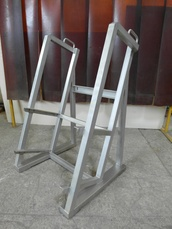
#> input picture images/realisations/Chaudronnerie & Tuyauterie/realisation_p6_37.jpeg, 172 x 229 px, shrunk from 709 x 945 before the run, found by its file name
$ python rotate_again.py
#> lines starting #> are read from the running program, lines starting #| are printed output that depends on the picture
from PIL import Image
import os

img_p6_37 = r"C:\Users\User\Documents\ERRM\Site web\images\realisations\Chaudronnerie & Tuyauterie\realisation_p6_37.jpeg"
img_sam = r"C:\Users\User\Documents\ERRM\Site web\images\realisations\Métallerie & Serrurerie\SAM_7023.webp"

if os.path.exists(img_p6_37):
    try:
        with Image.open(img_p6_37) as img:
            # We already rotated this one twice (180 total). Let's rotate 90 degrees more.
            # This puts it at 270 deg (or 90 deg counter-clockwise from the original).
#> img is the input picture: PIL image 172x229 RGB; mean R, G, B 119.4, 113.6, 110.8
            img.rotate(90, expand=True).save(img_p6_37)
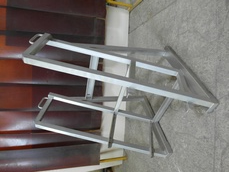
#> saved as realisation_p6_37.jpeg: PIL image 229x172 RGB; mean R, G, B 119.4, 113.6, 110.8
    except Exception as e:
        print(f"Error {img_p6_37}: {e}")

if os.path.exists(img_sam):
    try:
        with Image.open(img_sam) as img:
            # First time rotating this one, let's try 90 deg clockwise.
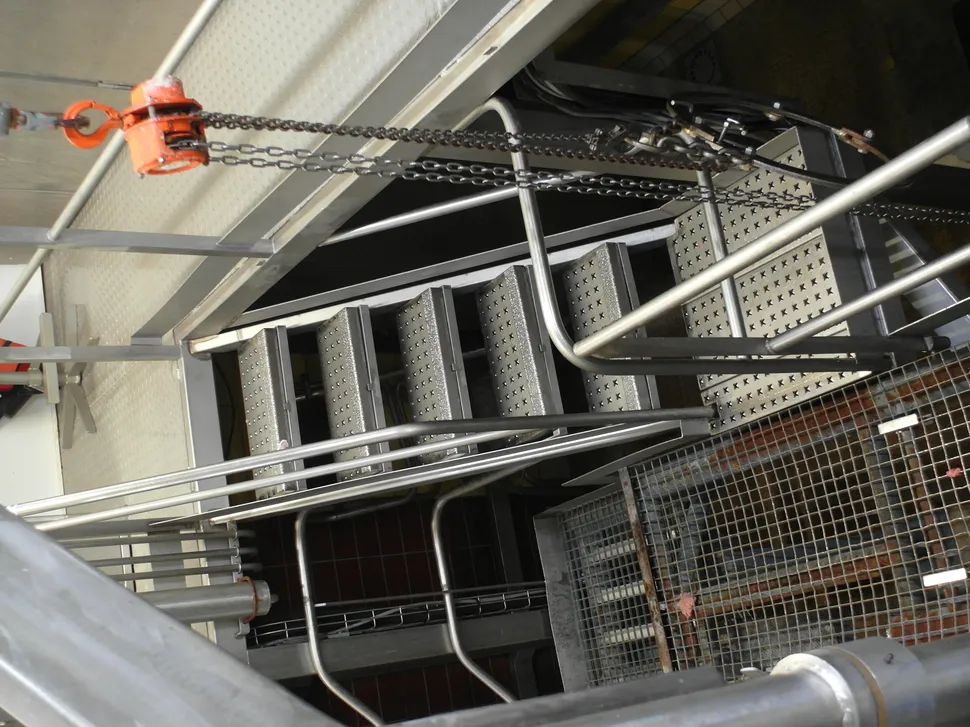
#> input picture images/realisations/Métallerie & Serrurerie/SAM_7023.webp, 970 x 727 px, shrunk from 4000 x 3000 before the run, found by its file name
#> img is the input picture: PIL image 970x727 RGB; mean R, G, B 104.1, 101.4, 93.1
            img.rotate(-90, expand=True).save(img_sam)
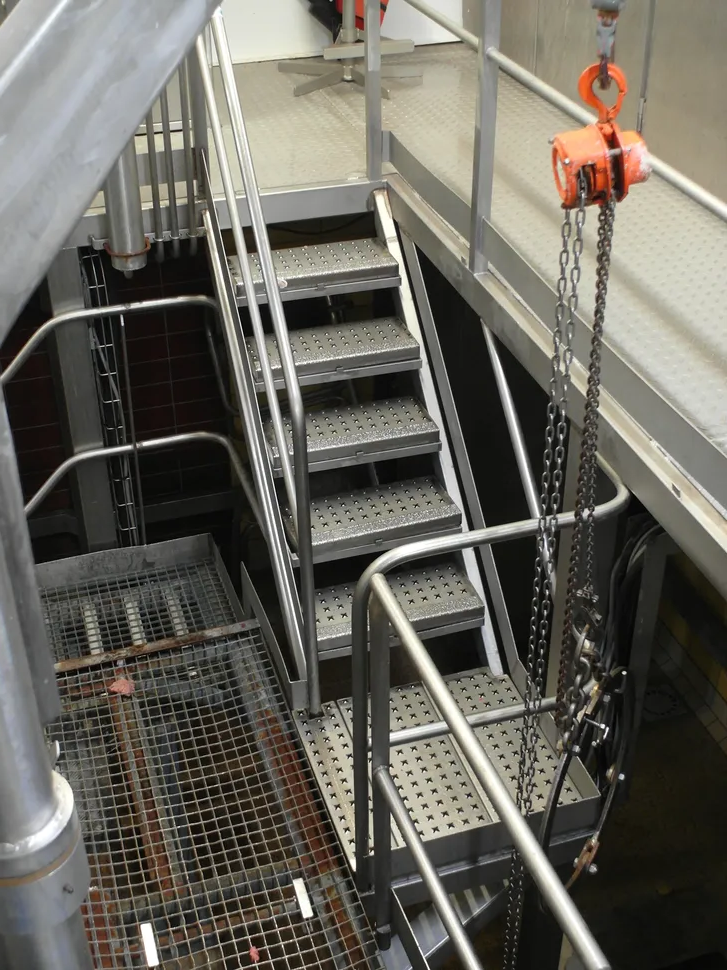
#> saved as SAM_7023.webp: PIL image 727x970 RGB; mean R, G, B 104.1, 101.4, 93.1
    except Exception as e:
        print(f"Error {img_sam}: {e}")
